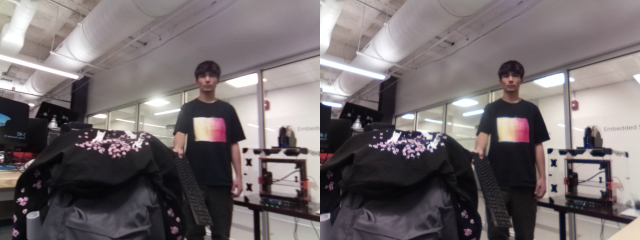
#> input picture stereo_calibration/photo.png, 640 x 240 px
$ python 5_dm_tune.py
#> lines starting #> are read from the running program, lines starting #| are printed output that depends on the picture
# Copyright (C) 2019 Eugene Pomazov, <stereopi.com>, virt2real team
#
# This file is part of StereoPi tutorial scripts.
#
# StereoPi tutorial is free software: you can redistribute it
# and/or modify it under the terms of the GNU General Public License
# as published by the Free Software Foundation, either version 3 of the
# License, or (at your option) any later version.
#
# StereoPi tutorial is distributed in the hope that it will be useful,
# but WITHOUT ANY WARRANTY; without even the implied warranty of
# MERCHANTABILITY or FITNESS FOR A PARTICULAR PURPOSE.  See the
# GNU General Public License for more details.
#
# You should have received a copy of the GNU General Public License
# along with StereoPi tutorial.
# If not, see <http://www.gnu.org/licenses/>.
#
# Most of this code is updated version of 3dberry.org project by virt2real
#
# Thanks to Adrian and http://pyimagesearch.com, as there are lot of
# code in this tutorial was taken from his lessons.
#

import cv2
import os, json
from matplotlib import pyplot as plt
from matplotlib.widgets import Slider, Button
import matplotlib
import numpy as np
from stereovision.calibration import StereoCalibrator
from stereovision.calibration import StereoCalibration
# Try different matplotlib backends
try:
    import tkinter
    import PIL
    matplotlib.use('TkAgg')
except ImportError:
    try:
        matplotlib.use('Qt5Agg')  # Try Qt backend
    except ImportError:
        try:
            matplotlib.use('GTK3Agg')  # Try GTK backend
        except ImportError:
            matplotlib.use('Agg')  # Fallback to Agg backend
            print("Warning: Using Agg backend. GUI interaction might be limited.")

# Flag to laod settings
loading_settings = 0 # 0 is not currently loading settings.

# Load camera configs
# Load configuration from config.json
config_path = "cam_config.json"
if not os.path.isfile(config_path):
    raise FileNotFoundError(f"Configuration file {config_path} not found.")
with open(config_path, 'r') as config_file:
#> (reads stereo_calibration/cam_config.json from the repository)
    config = json.load(config_file)

# Global variables preset
imageToDisp = './photo.png'
scale_ratio = float(config['scale_ratio'])
photo_width = int(int(config['image_width']) * scale_ratio)
photo_height = int(int(config['image_height']) * scale_ratio)
image_height = photo_height
image_width = photo_width // 2
image_size = (image_width, image_height)

if os.path.isfile(imageToDisp) == False:
    print('Cannot read image from file "' + imageToDisp + '"')
    exit(0)

pair_img = cv2.imread(imageToDisp, 0)
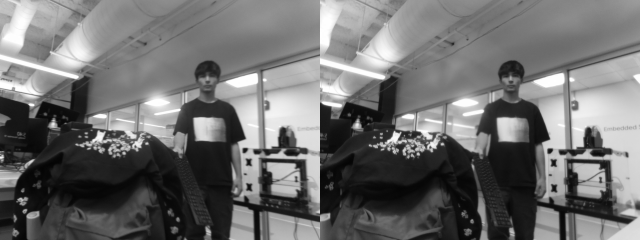
#> pair_img: shape (240, 640); min 4, max 254, mean 110.1
# Read image and split it into a stereo pair
print('Read and split image...')
imgLeft = pair_img[0:photo_height, 0:image_width]  # Left image
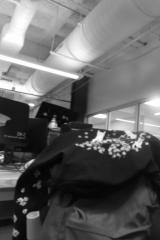
#> imgLeft: shape (240, 160); min 4, max 254, mean 99.1
imgRight = pair_img[0:photo_height, image_width:photo_width]  # Right image
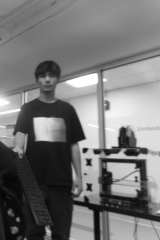
#> imgRight: shape (240, 160); min 7, max 254, mean 118.3

# Implementing calibration data
print('Read calibration data and rectifying stereo pair...')
#> (the run stopped early here; a loop or call above may not have finished)
